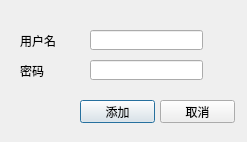
<?xml version="1.0" encoding="UTF-8"?>
<ui version="4.0">
 <class>AutobotLoginDialog</class>
 <widget class="QDialog" name="AutobotLoginDialog">
  <property name="geometry">
   <rect>
    <x>0</x>
    <y>0</y>
    <width>247</width>
    <height>142</height>
   </rect>
  </property>
  <property name="tabletTracking">
   <bool>false</bool>
  </property>
  <property name="windowTitle">
   <string>Dialog</string>
  </property>
  <property name="toolTip">
   <string/>
  </property>
  <property name="whatsThis">
   <string/>
  </property>
  <widget class="QLabel" name="label">
   <property name="geometry">
    <rect>
     <x>20</x>
     <y>30</y>
     <width>111</width>
     <height>21</height>
    </rect>
   </property>
   <property name="text">
    <string>用户名</string>
   </property>
  </widget>
  <widget class="QLineEdit" name="lineEdit_username">
   <property name="geometry">
    <rect>
     <x>90</x>
     <y>30</y>
     <width>113</width>
     <height>20</height>
    </rect>
   </property>
  </widget>
  <widget class="QLineEdit" name="lineEdit_password">
   <property name="geometry">
    <rect>
     <x>90</x>
     <y>60</y>
     <width>113</width>
     <height>20</height>
    </rect>
   </property>
   <property name="whatsThis">
    <string>nide yonghuming</string>
   </property>
  </widget>
  <widget class="QLabel" name="label_2">
   <property name="geometry">
    <rect>
     <x>20</x>
     <y>60</y>
     <width>111</width>
     <height>21</height>
    </rect>
   </property>
   <property name="text">
    <string>密码</string>
   </property>
  </widget>
  <widget class="QPushButton" name="pushButton_add">
   <property name="geometry">
    <rect>
     <x>80</x>
     <y>100</y>
     <width>75</width>
     <height>23</height>
    </rect>
   </property>
   <property name="text">
    <string>添加</string>
   </property>
  </widget>
  <widget class="QPushButton" name="pushButton_cancel">
   <property name="geometry">
    <rect>
     <x>160</x>
     <y>100</y>
     <width>75</width>
     <height>23</height>
    </rect>
   </property>
   <property name="text">
    <string>取消</string>
   </property>
  </widget>
 </widget>
 <resources/>
 <connections/>
</ui>
